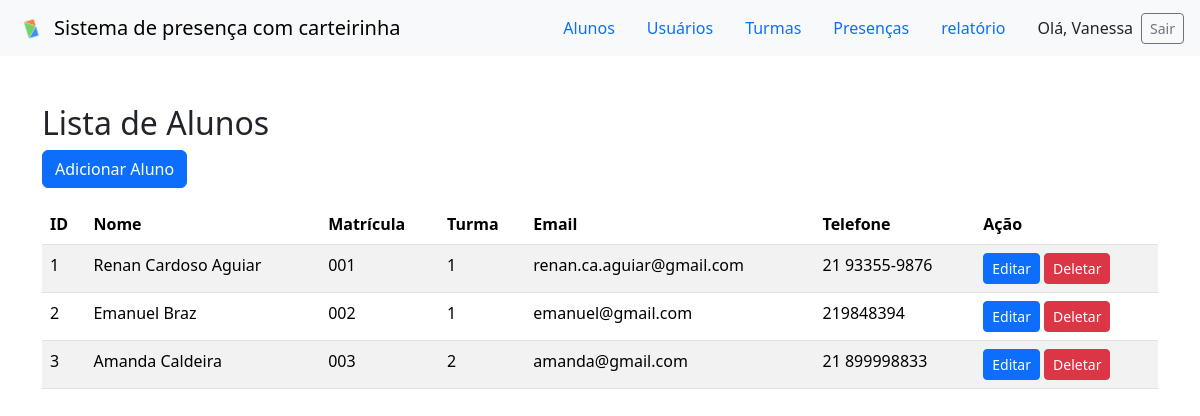
The page /projeto/crud-aluno/index.php (signed in) on the database its author committed.
### tables this page shows
CREATE TABLE `aluno` (
  `id_aluno` int unsigned NOT NULL AUTO_INCREMENT,
  `nome` varchar(100) NOT NULL,
  `matricula` varchar(20) NOT NULL,
  `cpf` varchar(14) DEFAULT NULL,
  `data_nascimento` date DEFAULT NULL,
  `email` varchar(100) DEFAULT NULL,
  `telefone` varchar(20) DEFAULT NULL,
  `data_cadastro` timestamp NULL DEFAULT CURRENT_TIMESTAMP,
  `id_turma` int NOT NULL,
  PRIMARY KEY (`id_aluno`),
  UNIQUE KEY `matricula` (`matricula`)
);

### projeto/crud-aluno/index.php (the view, shortened to what this page needs)
<!DOCTYPE html>
<html lang="pt-br">
<head>
    <link rel="stylesheet" href="https://cdn.jsdelivr.net/npm/bootstrap@5.3.8/dist/css/bootstrap.min.css">
</head>
<body>
<nav class="navbar navbar-light bg-light px-3">
  <a class="navbar-brand d-flex align-items-center" href="../home/index.html">
    <img src="../img/crud/logo-nav.png" width="30" height="30" class="d-inline-block align-top me-2" alt="logo-nav">
    Sistema de presença com carteirinha
  </a>
  <div class="d-flex align-items-center">
    <ul class="nav me-3">
      <li class="nav-item">
        <a class="nav-link" href="../crud-aluno/index.php">Alunos</a>
      </li>
      <li class="nav-item">
        <a class="nav-link" href="../crud-usuarios/index.php">Usuários</a>
      </li>
      <li class="nav-item">
        <a class="nav-link" href="../crud-turmas/index.php">Turmas</a>
      </li>
      <li class="nav-item">
        <a class="nav-link" href="../crud/index.php">Presenças</a>
      </li>
      <li class="nav-item">
        <a class="nav-link" href="../crud/relatorio_aluno.php">relatório</a>
      </li>
    </ul>
    <span class="me-2">Olá, <?= htmlspecialchars($_SESSION['nome_usuario'] ?? 'Usuário') ?></span>
    <a class="btn btn-outline-secondary btn-sm" href="../crud-usuarios/logout.php">Sair</a>
  </div>
</nav>
<div class="container my-5">
    <h2>Lista de Alunos</h2>
    <a class="btn btn-primary mb-3" href="create.php" role="button">Adicionar Aluno</a>
    <table class="table table-striped">
        <thead>
            <tr>
                <th>ID</th>
                <th>Nome</th>
                <th>Matrícula</th>
                <th>Turma</th>
                <th>Email</th>
                <th>Telefone</th>
                <th>Ação</th>
            </tr>
        </thead>
        <tbody>
        <?php
        try {
            require(__DIR__ . '/../connect/index.php');
            $sql = "SELECT * FROM aluno";
            $result = $conn->query($sql);
            while($row = $result->fetch(PDO::FETCH_ASSOC)) {
                echo "
                <tr>
                    <td>{$row['id_aluno']}</td>
                    <td>{$row['nome']}</td>
                    <td>{$row['matricula']}</td>
                    <td>{$row['id_turma']}</td>
                    <td>{$row['email']}</td>
                    <td>{$row['telefone']}</td>
                    <td>
                        <a class='btn btn-primary btn-sm' href='edit.php?id={$row['id_aluno']}'>Editar</a>
                        <a class='btn btn-danger btn-sm' href='delete.php?id={$row['id_aluno']}'>Deletar</a>
                    </td>
                </tr>
                ";
            }
        } catch(PDOException $e) {
            echo "Erro: " . $e->getMessage();
        }
        ?>
        </tbody>
    </table>
</div>
</body>
</html>

### rows shown on the page
aluno: id_aluno "1", nome "Renan Cardoso Aguiar", matricula "001", id_turma "1", email "renan.ca.aguiar@gmail.com", telefone "21 93355-9876"
aluno: id_aluno "2", nome "Emanuel Braz", matricula "002", id_turma "1", email "emanuel@gmail.com", telefone "219848394"
aluno: id_aluno "3", nome "Amanda Caldeira", matricula "003", id_turma "2", email "amanda@gmail.com", telefone "21 899998833"

### other values the page prints
$_SESSION['nome_usuario'] "Vanessa"
